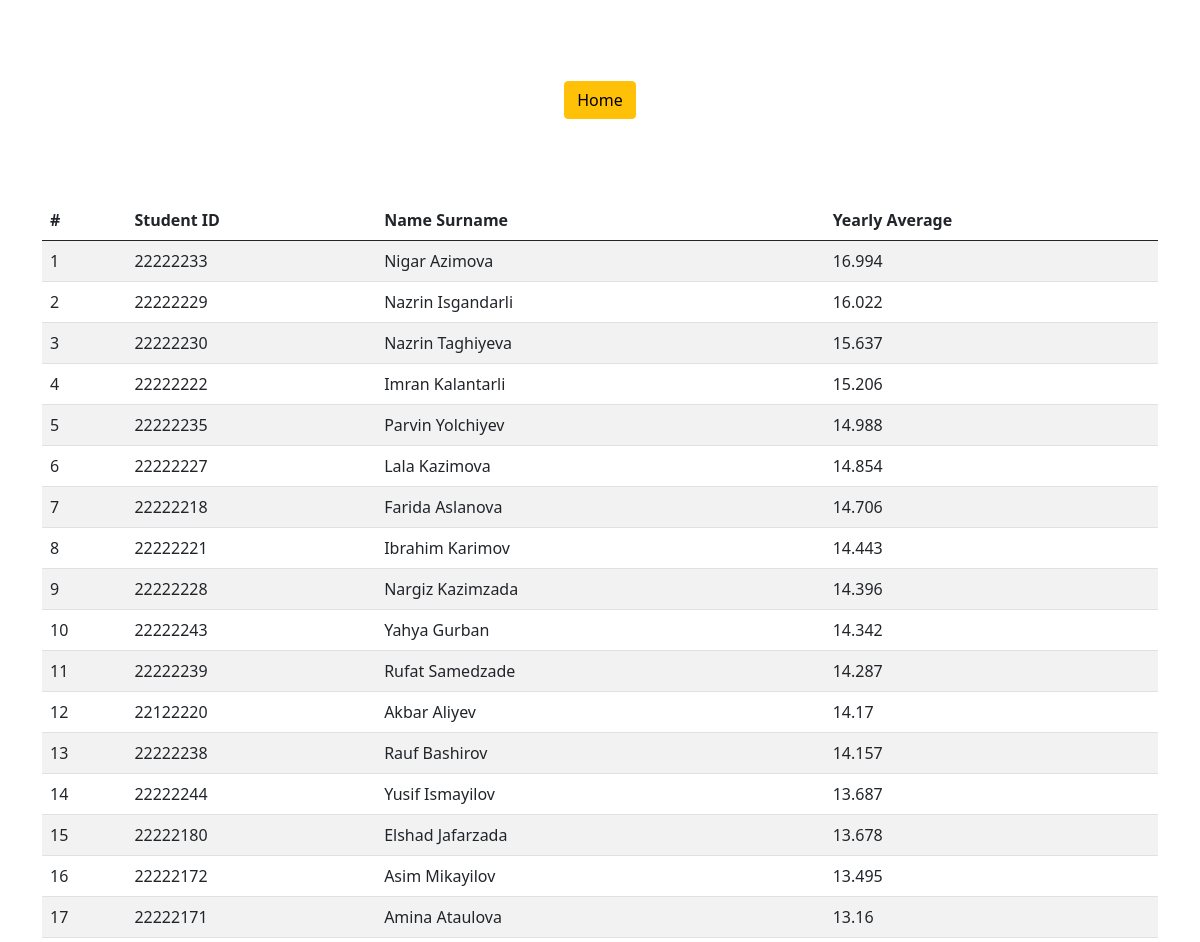
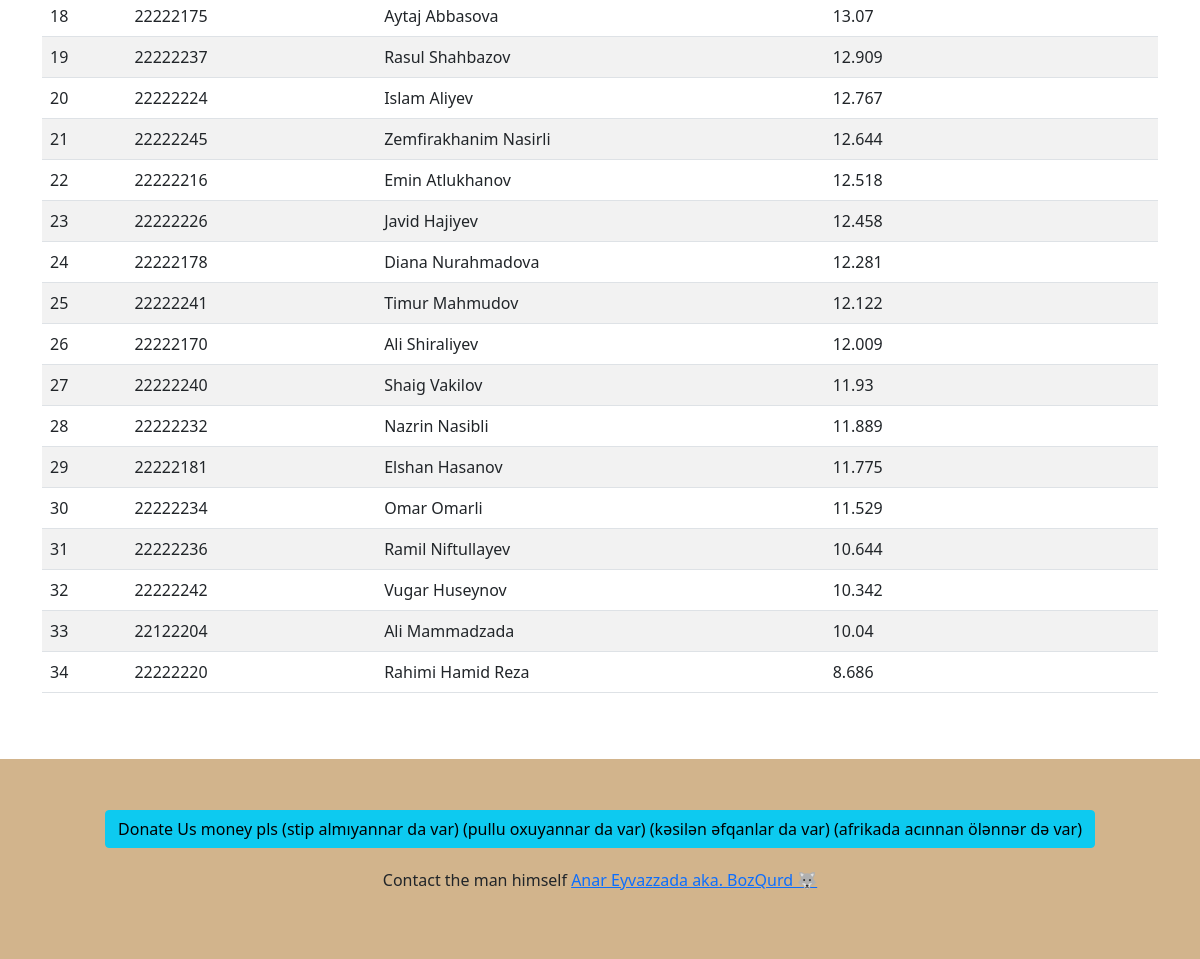
Page /major/1 on the committed database (2 pictures, top to bottom).
### main/models.py (models this page shows, shortened)
class Student(models.Model):
    student_id = models.BigIntegerField(
        primary_key=True, auto_created=True, verbose_name="Student ID", editable=True)
    first_name = models.CharField(max_length=100, verbose_name="First Name")
    last_name = models.CharField(max_length=100, verbose_name="Last Name")
    yearly_average = models.FloatField(verbose_name="Yearly Average")
    percentage = models.FloatField(editable=False, auto_created=True)
    major = models.ForeignKey(Major, on_delete=models.CASCADE)
    def __str__(self):
        return (f"{self.first_name} {self.last_name}")

### main/views.py (the view)
# urls.py: path("major/", views.major_all, name="major_all"),
def major(request, major_id):
    major = Major.objects.filter(id=major_id)
    if not major.exists():
        return HttpResponseNotFound()
    major = major.get()
    students = Student.objects.filter(major=major).order_by("-yearly_average")
    context = {
        "major": major,
        "students": students,
    }
    return render(request, "main/major.html", context)

### main/models.py (called while the page is built)
    def __str__(self):
        return self.name

### main/templates/main/major.html (shortened to what this page needs)
{% extends "base.html" %} {% load static %} {% block header %}
<link rel="stylesheet" href="{% static 'css/major.css' %}" />
{% endblock %} {% block content %}
<div class="custom-container">
  <a href="{% url 'index' %}" class="btn btn-warning">Home</a>
</div>
<div class="container flex-d justify-content-center align-items-center">
  <table class="table table-striped">
    <thead>
      <th class="col">#</th>
      <th class="col">Student ID</th>
      <th class="col">Name Surname</th>
      <th class="col">Yearly Average</th>
    </thead>
    <tbody>
      {% for student in students %}
      <tr>
        <td>{{ forloop.counter }}</td>
        <td>{{ student.student_id }}</td>
        <td>{{ student }}</td>
        <td>{{ student.yearly_average }}</td>
      </tr>
      {% endfor %}
    </tbody>
  </table>
</div>
{% endblock %}

### static/css/major.css (style rules this page uses)
.custom-container { width: 200px; margin: auto; display: flex; justify-content: center; align-items: center; height: 100px; padding: 100px 0; box-sizing: border-box; }

### rows in the picture
Student: student_id "22222233", first_name+last_name "Nigar Azimova", yearly_average "16.994"
Student: student_id "22222229", first_name+last_name "Nazrin Isgandarli", yearly_average "16.022"
Student: student_id "22222230", first_name+last_name "Nazrin Taghiyeva", yearly_average "15.637"
Student: student_id "22222222", first_name+last_name "Imran Kalantarli", yearly_average "15.206"
Student: student_id "22222235", first_name+last_name "Parvin Yolchiyev", yearly_average "14.988"
Student: student_id "22222227", first_name+last_name "Lala Kazimova", yearly_average "14.854"
Student: student_id "22222218", first_name+last_name "Farida Aslanova", yearly_average "14.706"
Student: student_id "22222221", first_name+last_name "Ibrahim Karimov", yearly_average "14.443"
Student: student_id "22222228", first_name+last_name "Nargiz Kazimzada", yearly_average "14.396"
Student: student_id "22222243", first_name+last_name "Yahya Gurban", yearly_average "14.342"
Student: student_id "22222239", first_name+last_name "Rufat Samedzade", yearly_average "14.287"
Student: student_id "22122220", first_name+last_name "Akbar Aliyev", yearly_average "14.17"
Student: student_id "22222238", first_name+last_name "Rauf Bashirov", yearly_average "14.157"
Student: student_id "22222244", first_name+last_name "Yusif Ismayilov", yearly_average "13.687"
Student: student_id "22222180", first_name+last_name "Elshad Jafarzada", yearly_average "13.678"
Student: student_id "22222172", first_name+last_name "Asim Mikayilov", yearly_average "13.495"
Student: student_id "22222171", first_name+last_name "Amina Ataulova", yearly_average "13.16"
Student: student_id "22222175", first_name+last_name "Aytaj Abbasova", yearly_average "13.07"
Student: student_id "22222237", first_name+last_name "Rasul Shahbazov", yearly_average "12.909"
Student: student_id "22222224", first_name+last_name "Islam Aliyev", yearly_average "12.767"
Student: student_id "22222245", first_name+last_name "Zemfirakhanim Nasirli", yearly_average "12.644"
Student: student_id "22222216", first_name+last_name "Emin Atlukhanov", yearly_average "12.518"
Student: student_id "22222226", first_name+last_name "Javid Hajiyev", yearly_average "12.458"
Student: student_id "22222178", first_name+last_name "Diana Nurahmadova", yearly_average "12.281"
Student: student_id "22222241", first_name+last_name "Timur Mahmudov", yearly_average "12.122"
Student: student_id "22222170", first_name+last_name "Ali Shiraliyev", yearly_average "12.009"
Student: student_id "22222240", first_name+last_name "Shaig Vakilov", yearly_average "11.93"
Student: student_id "22222232", first_name+last_name "Nazrin Nasibli", yearly_average "11.889"
Student: student_id "22222181", first_name+last_name "Elshan Hasanov", yearly_average "11.775"
Student: student_id "22222234", first_name+last_name "Omar Omarli", yearly_average "11.529"
Student: student_id "22222236", first_name+last_name "Ramil Niftullayev", yearly_average "10.644"
Student: student_id "22222242", first_name+last_name "Vugar Huseynov", yearly_average "10.342"
Student: student_id "22122204", first_name+last_name "Ali Mammadzada", yearly_average "10.04"
Student: student_id "22222220", first_name+last_name "Rahimi Hamid Reza", yearly_average "8.686"
